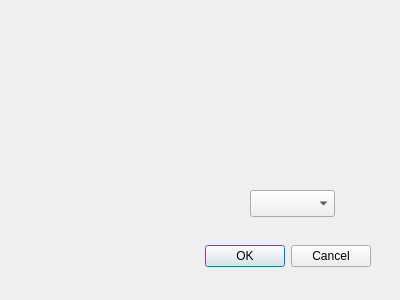
<?xml version="1.0" encoding="UTF-8"?>
<ui version="4.0">
 <class>Dialog</class>
 <widget class="QDialog" name="Dialog">
  <property name="geometry">
   <rect>
    <x>0</x>
    <y>0</y>
    <width>400</width>
    <height>300</height>
   </rect>
  </property>
  <property name="windowTitle">
   <string>Dialog</string>
  </property>
  <widget class="QDialogButtonBox" name="buttonBox">
   <property name="geometry">
    <rect>
     <x>30</x>
     <y>240</y>
     <width>341</width>
     <height>32</height>
    </rect>
   </property>
   <property name="orientation">
    <enum>Qt::Horizontal</enum>
   </property>
   <property name="standardButtons">
    <set>QDialogButtonBox::Cancel|QDialogButtonBox::Ok</set>
   </property>
  </widget>
  <widget class="QComboBox" name="comboBox">
   <property name="geometry">
    <rect>
     <x>250</x>
     <y>190</y>
     <width>85</width>
     <height>27</height>
    </rect>
   </property>
  </widget>
 </widget>
 <resources/>
 <connections>
  <connection>
   <sender>buttonBox</sender>
   <signal>accepted()</signal>
   <receiver>Dialog</receiver>
   <slot>accept()</slot>
   <hints>
    <hint type="sourcelabel">
     <x>248</x>
     <y>254</y>
    </hint>
    <hint type="destinationlabel">
     <x>157</x>
     <y>274</y>
    </hint>
   </hints>
  </connection>
  <connection>
   <sender>buttonBox</sender>
   <signal>rejected()</signal>
   <receiver>Dialog</receiver>
   <slot>reject()</slot>
   <hints>
    <hint type="sourcelabel">
     <x>316</x>
     <y>260</y>
    </hint>
    <hint type="destinationlabel">
     <x>286</x>
     <y>274</y>
    </hint>
   </hints>
  </connection>
 </connections>
</ui>
